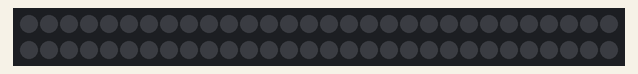
Bench run of a sketch on a simulated Arduino Uno, built with avr-gcc and run on an emulated ATmega328P. On the bench: 60 RGB LEDs in strip order, left to right, continuing on the next row. Dim RGB values are drawn brighter than linear.

Above: at 0.1 s.
At 1.2 s:
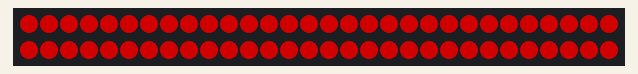
At 4.4 s:
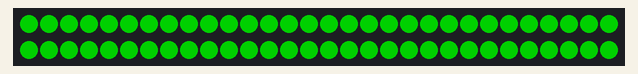
At 7.5 s:
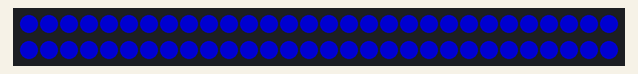

The sketch:

HardWareTest.ino
```cpp
#include <Arduino.h>
#include <FastLED.h>

#define LED_PIN 12
#define NUM_LEDS 60
CRGB leds[NUM_LEDS];


// the setup function runs once when you press reset or power the board
void setup() {

  Serial.print("Testing");
  FastLED.addLeds<WS2812, LED_PIN, GRB>(leds, NUM_LEDS);
  FastLED.setMaxPowerInVoltsAndMilliamps(5, 500);
  FastLED.clear();
  FastLED.show();

}


void makeLightEffect(int input){
  if (input == 1){
    for (int i=0; i<NUM_LEDS; i++){
                leds[i] = CRGB(255,0,0);
                FastLED.setBrightness(2*i);
                FastLED.show();

              }

    }else if(input == 2){
      for (int i=0; i<NUM_LEDS; i++){
                leds[i] = CRGB(0,255,0 );
                FastLED.setBrightness(2*i);
                FastLED.show();

              }
      }else if(input == 3){
        for (int i=0; i<NUM_LEDS; i++){
                leds[i] = CRGB(0,0,255 );
                FastLED.setBrightness(2*i);
                FastLED.show();
              }}}

void loop() {

  delay(1000);
  makeLightEffect(1);
  delay(3000);
  makeLightEffect(2);
  delay(3000);
  makeLightEffect(3);
  delay(3000);


}
```

Measured:
- by itself, everything shown: repeats every 10.5 s, in 3 steps
- what the display in image 1 shows lasts 3.1 s, from 1.2 s to 4.3 s
- what the display in image 3 shows lasts 4.2 s, from 7.5 s to 11.7 s
